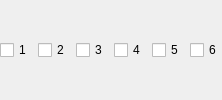
                         <widget class="QWidget" name="simpleRecTracks">
                          <layout class="QHBoxLayout" name="horizontalLayoutSimpleTracks">
                           <property name="leftMargin">
                            <number>0</number>
                           </property>
                           <property name="topMargin">
                            <number>0</number>
                           </property>
                           <property name="rightMargin">
                            <number>0</number>
                           </property>
                           <property name="bottomMargin">
                            <number>0</number>
                           </property>
                           <item>
                            <widget class="QCheckBox" name="simpleOutRecTrack1">
                             <property name="sizePolicy">
                              <sizepolicy hsizetype="Minimum" vsizetype="Preferred">
                               <horstretch>0</horstretch>
                               <verstretch>0</verstretch>
                              </sizepolicy>
                             </property>
                             <property name="text">
                              <string notr="true">1</string>
                             </property>
                            </widget>
                           </item>
                           <item>
                            <widget class="QCheckBox" name="simpleOutRecTrack2">
                             <property name="sizePolicy">
                              <sizepolicy hsizetype="Minimum" vsizetype="Preferred">
                               <horstretch>0</horstretch>
                               <verstretch>0</verstretch>
                              </sizepolicy>
                             </property>
                             <property name="text">
                              <string notr="true">2</string>
                             </property>
                            </widget>
                           </item>
                           <item>
                            <widget class="QCheckBox" name="simpleOutRecTrack3">
                             <property name="sizePolicy">
                              <sizepolicy hsizetype="Minimum" vsizetype="Preferred">
                               <horstretch>0</horstretch>
                               <verstretch>0</verstretch>
                              </sizepolicy>
                             </property>
                             <property name="text">
                              <string notr="true">3</string>
                             </property>
                            </widget>
                           </item>
                           <item>
                            <widget class="QCheckBox" name="simpleOutRecTrack4">
                             <property name="sizePolicy">
                              <sizepolicy hsizetype="Minimum" vsizetype="Preferred">
                               <horstretch>0</horstretch>
                               <verstretch>0</verstretch>
                              </sizepolicy>
                             </property>
                             <property name="text">
                              <string notr="true">4</string>
                             </property>
                            </widget>
                           </item>
                           <item>
                            <widget class="QCheckBox" name="simpleOutRecTrack5">
                             <property name="sizePolicy">
                              <sizepolicy hsizetype="Minimum" vsizetype="Preferred">
                               <horstretch>0</horstretch>
                               <verstretch>0</verstretch>
                              </sizepolicy>
                             </property>
                             <property name="text">
                              <string notr="true">5</string>
                             </property>
                            </widget>
                           </item>
                           <item>
                            <widget class="QCheckBox" name="simpleOutRecTrack6">
                             <property name="sizePolicy">
                              <sizepolicy hsizetype="Minimum" vsizetype="Preferred">
                               <horstretch>0</horstretch>
                               <verstretch>0</verstretch>
                              </sizepolicy>
                             </property>
                             <property name="text">
                              <string notr="true">6</string>
                             </property>
                            </widget>
                           </item>
                          </layout>
                         </widget>
